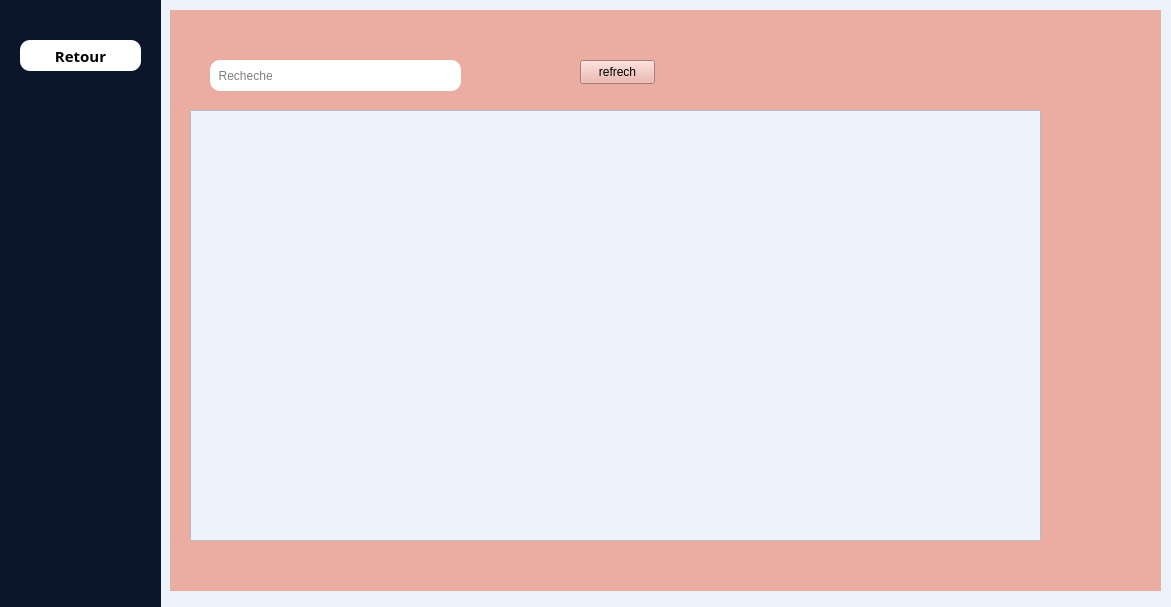
<?xml version="1.0" encoding="UTF-8"?>
<ui version="4.0">
 <class>Dialog</class>
 <widget class="QDialog" name="Dialog">
  <property name="geometry">
   <rect>
    <x>0</x>
    <y>0</y>
    <width>1171</width>
    <height>607</height>
   </rect>
  </property>
  <property name="windowTitle">
   <string>Dialog</string>
  </property>
  <property name="styleSheet">
   <string notr="true">background-color: rgb(235, 242, 250);
</string>
  </property>
  <widget class="QWidget" name="widget" native="true">
   <property name="geometry">
    <rect>
     <x>-10</x>
     <y>-10</y>
     <width>171</width>
     <height>731</height>
    </rect>
   </property>
   <property name="styleSheet">
    <string notr="true">background-color: rgb(11, 22, 44);</string>
   </property>
   <widget class="QPushButton" name="pushButton_3">
    <property name="geometry">
     <rect>
      <x>30</x>
      <y>50</y>
      <width>121</width>
      <height>31</height>
     </rect>
    </property>
    <property name="font">
     <font>
      <family>Segoe Print</family>
      <pointsize>11</pointsize>
      <bold>true</bold>
     </font>
    </property>
    <property name="styleSheet">
     <string notr="true">border-radius: 10px;
background-color: rgb(255, 255, 255);</string>
    </property>
    <property name="text">
     <string>Retour</string>
    </property>
   </widget>
  </widget>
  <widget class="QWidget" name="widget_2" native="true">
   <property name="geometry">
    <rect>
     <x>170</x>
     <y>10</y>
     <width>991</width>
     <height>581</height>
    </rect>
   </property>
   <property name="styleSheet">
    <string notr="true">background-color: rgb(235, 172, 162);
</string>
   </property>
   <widget class="QTableView" name="onsView">
    <property name="geometry">
     <rect>
      <x>20</x>
      <y>100</y>
      <width>851</width>
      <height>431</height>
     </rect>
    </property>
    <property name="font">
     <font>
      <family>Trebuchet MS</family>
      <pointsize>9</pointsize>
      <italic>true</italic>
      <bold>false</bold>
     </font>
    </property>
    <property name="styleSheet">
     <string notr="true">font: italic 9pt &quot;Trebuchet MS&quot;;
background-color: rgb(235, 242, 250);
</string>
    </property>
   </widget>
   <widget class="QLineEdit" name="lineEdit">
    <property name="geometry">
     <rect>
      <x>40</x>
      <y>50</y>
      <width>251</width>
      <height>31</height>
     </rect>
    </property>
    <property name="styleSheet">
     <string notr="true">background-color: rgb(255, 255, 255);
border-radius: 10px;</string>
    </property>
    <property name="placeholderText">
     <string>  Recheche</string>
    </property>
   </widget>
   <widget class="QPushButton" name="pushButton">
    <property name="geometry">
     <rect>
      <x>410</x>
      <y>50</y>
      <width>75</width>
      <height>24</height>
     </rect>
    </property>
    <property name="text">
     <string>refrech</string>
    </property>
   </widget>
  </widget>
 </widget>
 <resources/>
 <connections/>
</ui>
